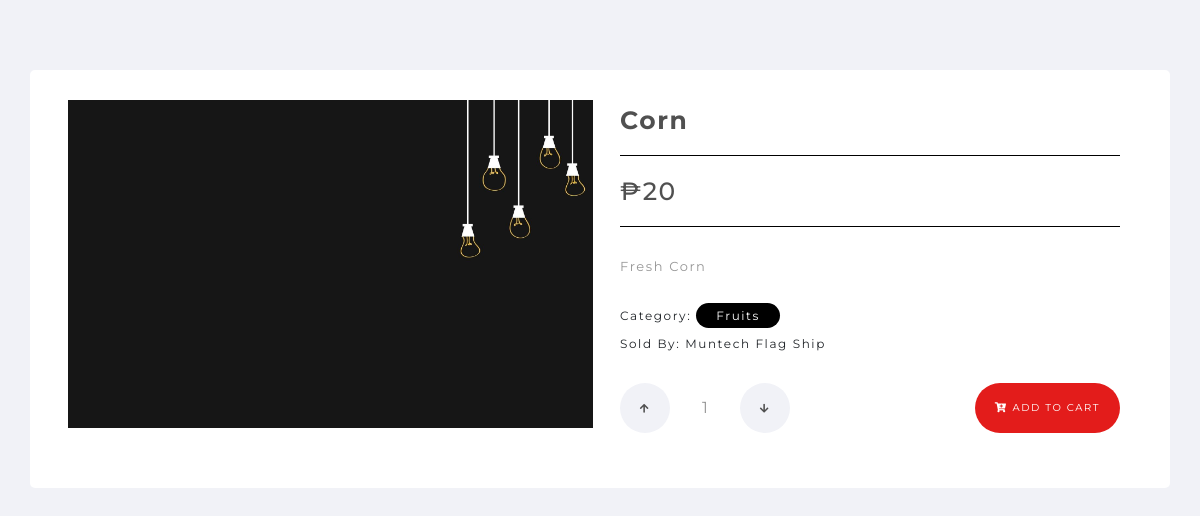
Before: /products/muntech-flag-ship/corn with the older database file.
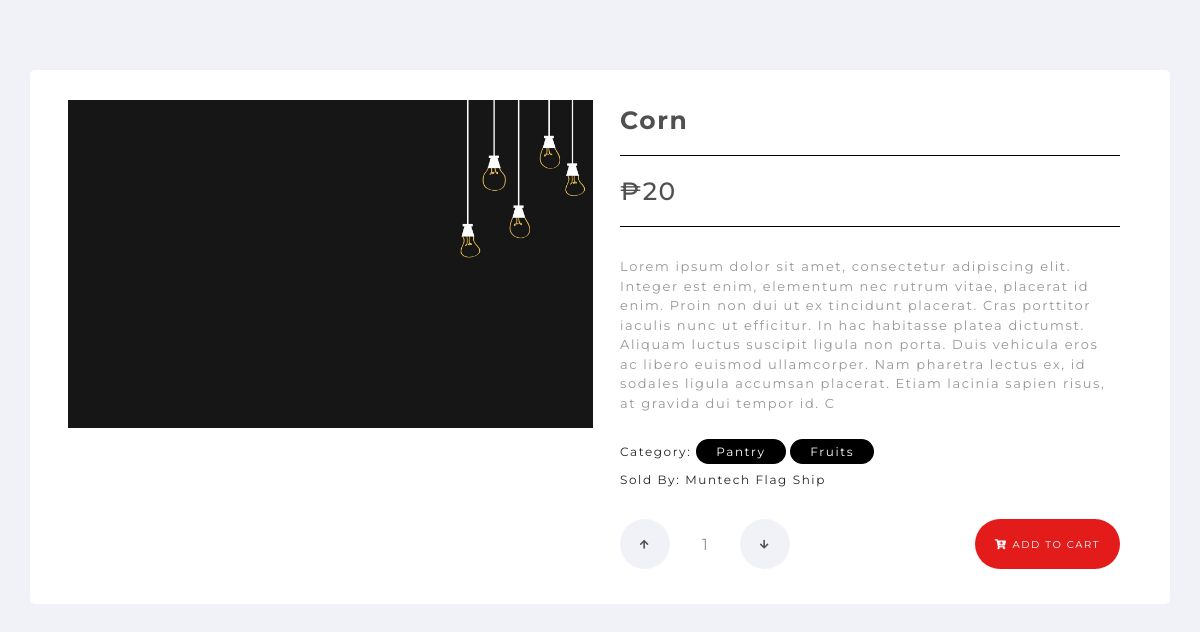
After: the same page with the newer database file.
### core/models.py (models this page shows, shortened)
class ProductCategory(models.Model):
    product = models.ForeignKey(Product, on_delete=models.CASCADE)
    category = models.ManyToManyField(Category)
    class Meta:
        verbose_name_plural = 'Products has Categories'

class Product(models.Model):
    store = models.ForeignKey(Store, on_delete=models.CASCADE)
    name = models.CharField(max_length=250)
    slug = models.SlugField(blank=True, max_length=500)
    price = models.CharField(max_length=250)
    description = models.TextField(max_length=1000)
    create_date = models.DateTimeField()
    thumbnail = models.ImageField(upload_to='uploads')
    weight = models.DecimalField(max_digits=5, decimal_places=2, default=0, help_text='in kg')

class Category(models.Model):
    name = models.CharField(max_length=100)
    thumbnail = models.ImageField(upload_to='categories')
    class Meta:
        verbose_name_plural = 'Categories'

class Store(models.Model):
    store_help_text = 'Keep in mind you can only own one store at the moment'
    customer = models.OneToOneField(Customer, on_delete=models.CASCADE)
    store_name = models.CharField(max_length=250, help_text=store_help_text)
    location = models.CharField(max_length=500)
    slug = models.SlugField(blank=True, max_length=500)

### core/views.py (the view)
# urls.py: path('products/<str:store>/<str:product>', views.product_page, name='product-page'),
def product_page(request, store, product):
    obj = Store.objects.get(slug=store)
    product = Product.objects.get(slug=product, store=obj)
    obj = ProductCategory.objects.get(product=product)
    context = {
        "obj": obj,
    }
    return render(request, 'core/product.html', context)

### core/templates/core/product.html (shortened to what this page needs)
{% extends 'core/base.html' %}
{% block content %}
<div class="container product__container">
    <div class="sproduct row">
      <div class="left col-xl-6 col-lg-6 col-sm-12">
        <div class="sproduct__img">
          <img src="{{ obj.product.thumbnail.url  }}" alt="">
        </div>
      </div>
      <div class="right ccolxl-6 col-lg-6 col-sm-12">
        <div class="sproduct__details">
          <h1 class="sproduct__title">
            {{ obj.product.name  }}
          </h1>
         <div class="sproduct__tally">
            <h1 class="sproduct__price">
              ₱{{ obj.product.price }}
            </h1>
         </div>
          <p class="sproduct__description">
            {{ obj.product.description }}
          </p>
          <div class="sproduct__category">
            <p class="category__text">Category:
              {% for category in obj.category.all %}
              <span class="category__title">{{ category.name }}</span>
              {% endfor %}
            </p>
            <p id="sproduct__sname">Sold By: <span class="product__seller">{{ obj.product.store.store_name }}</span></p>
          </div>
          <div class="sproduct__cart">
              <div class="d-flex">
                <div class="cart__increase"><i class="fas fa-arrow-up"></i></div>
                <input id="quantity" type="number" name="quantity" value="1" class="sproduct__quantity">
                <div class="cart__decrease"><i class="fas fa-arrow-down"></i></div>
              </div>
              <button id="add-to-cart" class="btn-primary cart__btn"><i class="fas fa-cart-plus"></i>Add to Cart</button>
          </div>
        </div>
      </div>
    </div>
</div>
{% endblock %}

Changed rows visible on the page:
changed through a linked row, ProductCategory "Corn": product.description "Fresh Corn" → "Lorem ipsum dolor sit amet, consectetur adipiscing elit. Integer est enim, elementum nec rutrum vitae, placerat id enim. Proin non dui ut ex tincidunt placerat. Cras porttitor iaculis nunc ut efficitur. In hac habitasse platea dictumst. Aliquam luctus suscipit ligula non porta. Duis vehicula eros ac libero euismod ullamcorper. Nam pharetra lectus ex, id sodales ligula accumsan placerat. Etiam lacinia sapien risus, at gravida dui tempor id. C"
now on this page (row unchanged): Category: name "Pantry"
